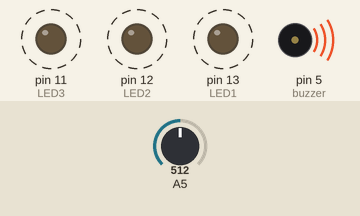
Bench run of a sketch on a simulated Arduino Uno, built with avr-gcc and run on an emulated ATmega328P. Parts: output pins drawn as LEDs (lit = HIGH), buzzer (waves = sounding). Dashed ring = blinking. Inputs (shaded band) come from the test bench; at power-on: A5 = 512.

Above: at 1.9 s.
2.0 s: A5 set to 316
5.5 s: A5 set to 284
At 5.8 s:
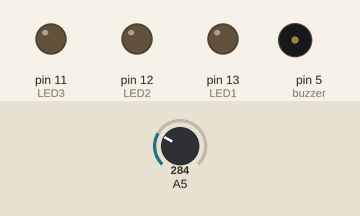
7.0 s: A5 set to 306
At 7.15 s:
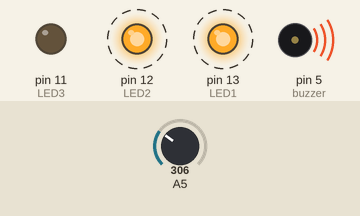
Timing chart, 0 to 16.5 s (numbered marks = the images above; inputs shaded):
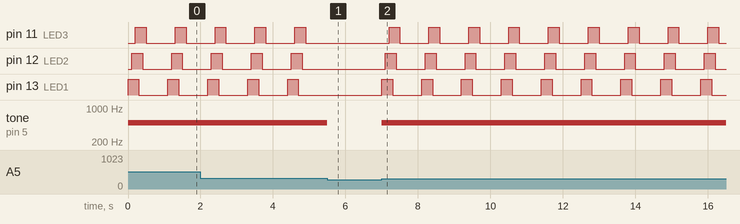

The sketch:

GAS_LEAK_SYSTEM.ino
```cpp
int LED1 = 13;
int LED2 = 12;
int LED3 = 11;
int buzzer = 5;


void setup() {
  pinMode (LED1, OUTPUT);
  pinMode (LED2, OUTPUT);
  pinMode (LED3, OUTPUT);
  pinMode (buzzer, OUTPUT);
}

void loop() {

  int sensorValue = analogRead(A5);

  if (sensorValue > 300) {
    tone(buzzer, 500);
    digitalWrite(LED1, HIGH);
    delay(100);
    digitalWrite(LED2, HIGH);
    delay(100);
    digitalWrite(LED3, HIGH);
    delay(100);
    digitalWrite(LED1, LOW);
    delay(100);
    digitalWrite(LED2, LOW);
    delay(100);
    digitalWrite(LED3, LOW);
    delay(100);
  }
  else {
    noTone(buzzer);
  }

  delay(500);

}
```

Measured:
- the behaviour switches between 301 and 300 on A5 (found by bisection; images 0 and 1)
- after the input at 5.5 s, pin 11 (LED3): stays LOW (without the input it goes to HIGH after 0.20 s); pin 12 (LED2): stays LOW (without the input it goes to HIGH after 0.10 s); pin 13 (LED1): stops changing and stays LOW; tone on pin 5 (buzzer): 500 Hz → silent at once
- after the input at 7.0 s, pin 11 (LED3): alternates HIGH for 0.30 s and LOW for 0.80 s, starting after 0.20 s; pin 12 (LED2): alternates HIGH for 0.30 s and LOW for 0.80 s, starting after 0.10 s; pin 13 (LED1): alternates HIGH for 0.30 s and LOW for 0.80 s, starting at once; tone on pin 5 (buzzer): silent → 500 Hz at once
- by itself, pin 11 (LED3), pin 12 (LED2), pin 13 (LED1): alternates HIGH for 0.30 s and LOW for 0.80 s
